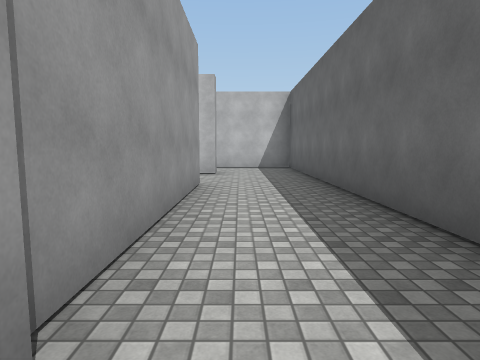
View 1 (above)

24 first-person views from a walk through a Unity game level. The camera is 1.4 m above the floor, tilts 6° down and sees 75° across. The floor is counted in squares, 2 m on a side. Each view is taken from the middle of a square. On the plan, view 1 faces up. The plan holds only what a view shows up to about 10 squares ahead; the rest is blank. The place goes on beyond the plan. The player character is not drawn. Surface patterns are stand-ins for the level's own textures.

View 2
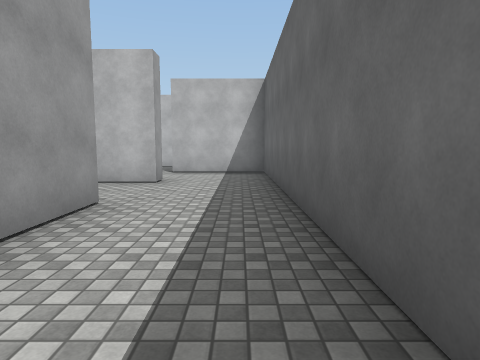

View 3
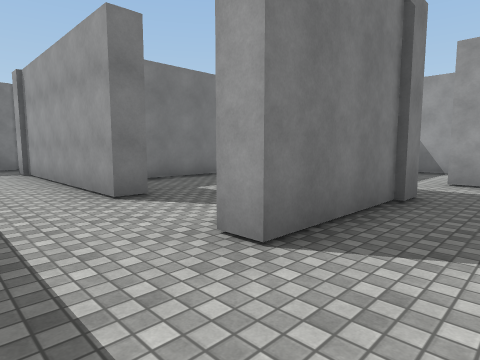

View 4
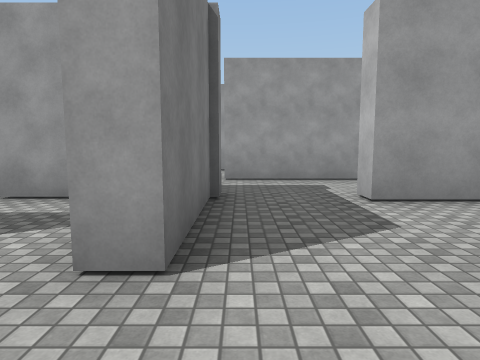

View 5
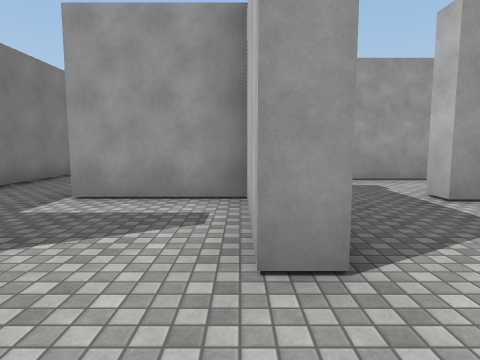

View 6
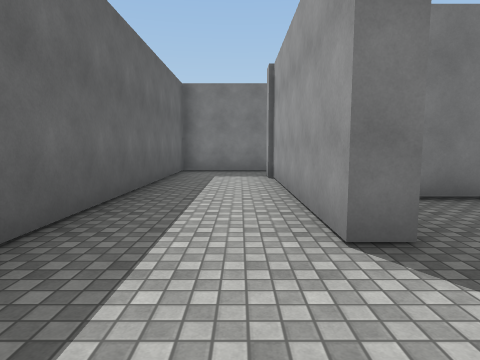

View 7
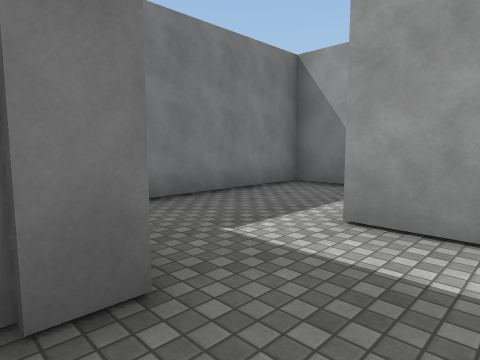

View 8
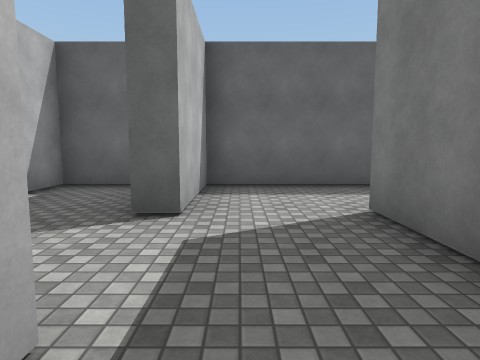

View 9
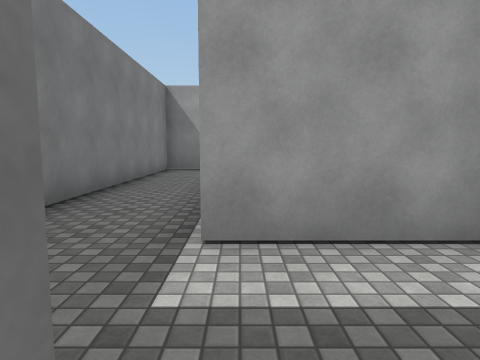

View 10
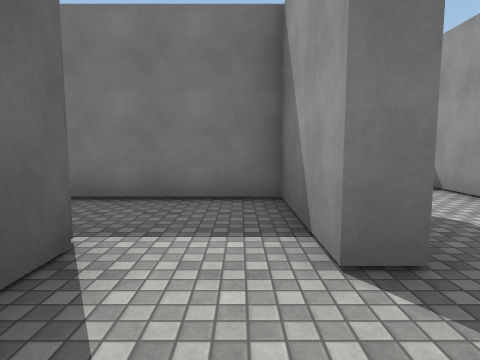

View 11
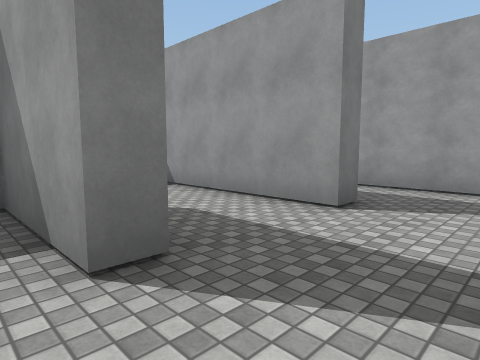

View 12
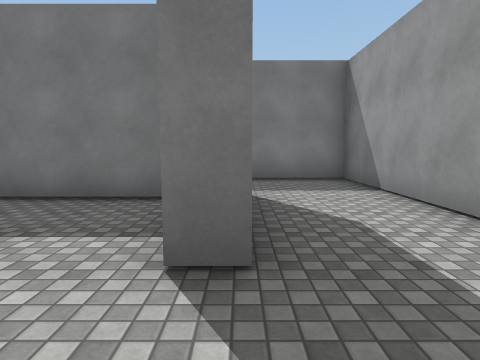

View 13
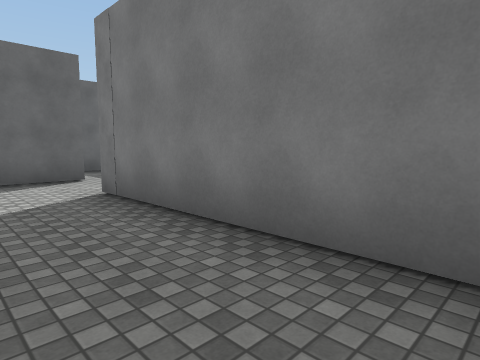

View 14
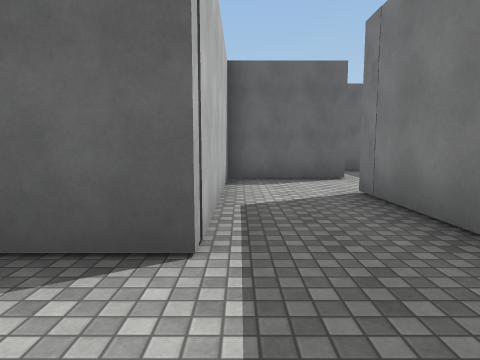

View 15
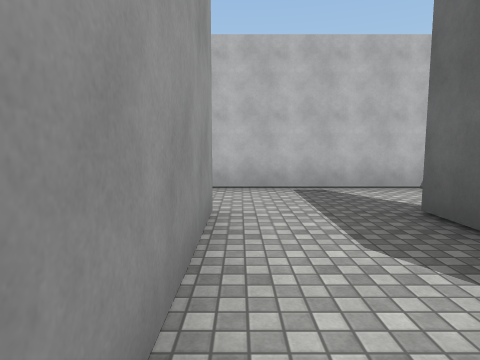

View 16
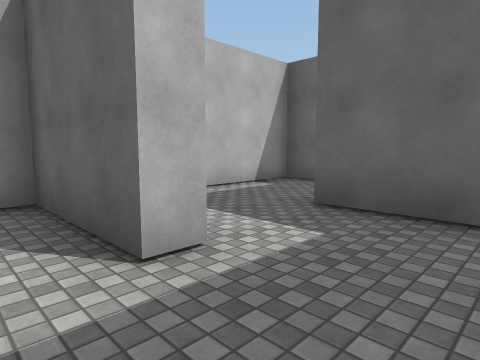

View 17
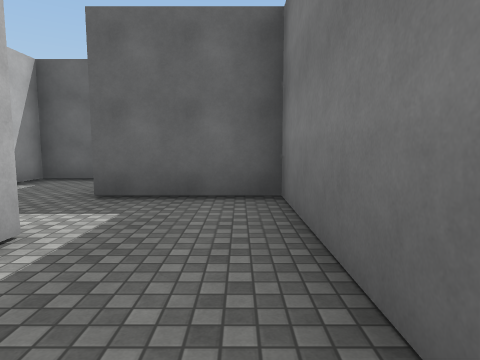

View 18
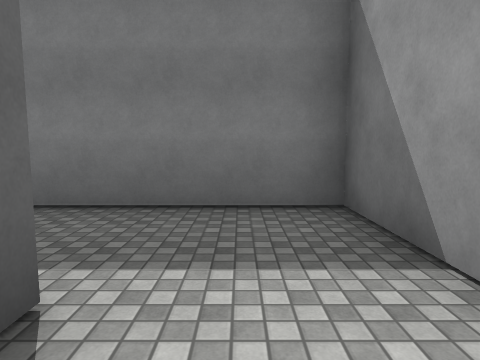

View 19
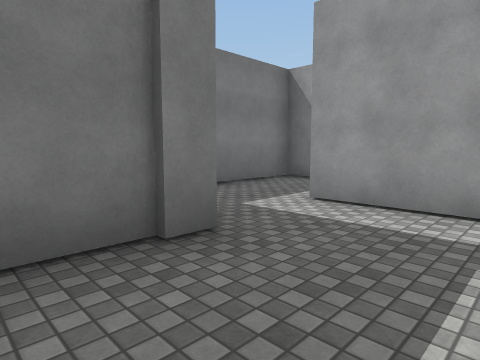

View 20
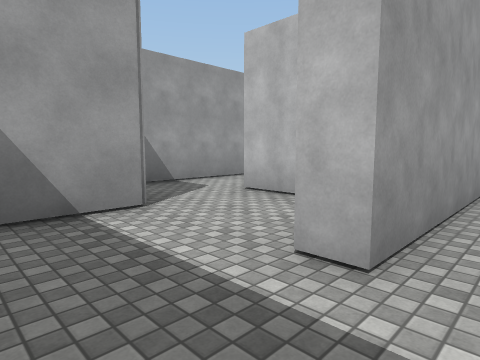

View 21
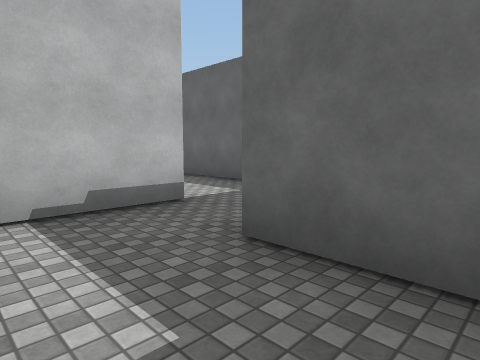

View 22
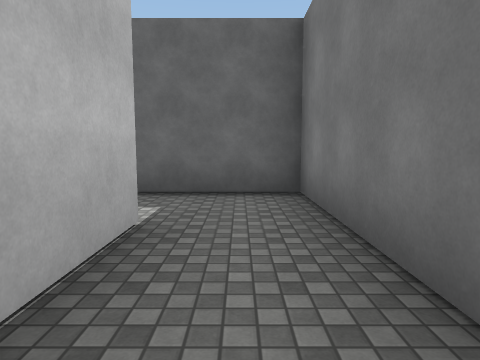

View 23
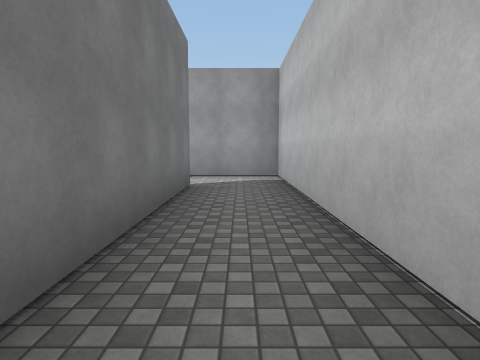

View 24
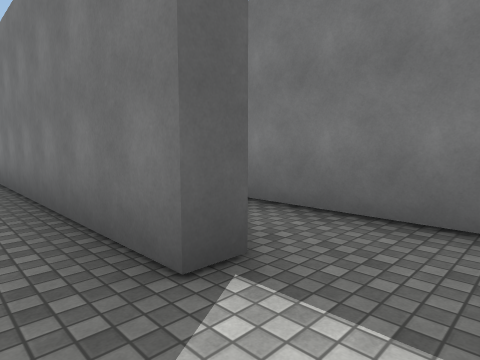

### Floor plan
Points are (right, up) in squares from view 1. A wall is a line through its corners. A room is listed if a view was taken in it or the views show most of it. See-through windows are left out.
Room 1 (views 1, 2, 9)
walls: (-1.4, 5.8) (-0.8, 5.8) (-0.8, 0.4); (-3.4, 3.8) (-2.4, 3.8); (-0.8, 8.1) (-3.2, 8.1) (-3.2, 5.6); (-1, -1.3) (1.7, -1.3) (1.7, 7.5)
ways out: opening at (0.5, 8) to room 2; opening at (-3, 5) to room 9; opening at (-1, 0) to room 11
Room 2 (views 3, 4, 5, 6)
walls: (1.7, 7.5) (1.7, 10.7) (-0.9, 10.7); (-2.5, 8.6) (-0.8, 8.6) (-0.8, 8.1)
ways out: opening at (0.5, 8) to room 1; opening at (-3, 9.5) to room 3; opening at (-1.5, 11)
Room 3 (views 7, 8, 20)
walls: (-3.8, 8.6) (-2.5, 8.6); (-3, 10.7) (-3.5, 10.7); (-5.7, 12.2) (-5.7, 8.7) (-6.2, 8.7); (-6.5, 6.3) (-5, 6.3)
ways out: opening at (-3, 9.5) to room 2; opening at (-6, 7.5) to room 13
Room 4 (views 10, 11, 12)
walls: (-11.1, 6.3) (-10.6, 6.3); (-9.8, 8.3) (-11.5, 8.3)
ways out: opening at (-11, 7.5) to room 5; opening at (-10, 6) to room 9
Room 5 (views 13, 14, 15, 18)
walls: (-13.3, 6.3) (-13.3, 1.2) (-8.1, 1.2); (-11.5, 8.3) (-13.5, 8.3); (-6.1, 0.7) (-6.1, 3.3) (-11.1, 3.3) (-11.1, 6.3)
ways out: opening at (-11, 7.5) to room 4; opening at (-7.5, 1) to room 6; opening at (-14, 7.5)
Room 6 (views 16, 17)
walls: (-8.2, 0.5) (-8.2, -1.6) (-6.4, -1.6)
ways out: opening at (-7.5, 1) to room 5; opening at (-6, -0.5) to room 12
Room 7 (view 19)
walls: (-3.7, 1.2) (-3.1, 1.2); (-3.2, 0.9) (-2.1, 0.9); (-5.7, 2.6) (-5.7, 0.7); (-1.3, 2.1) (-1.3, 3.3) (-3.6, 3.3)
ways out: opening at (-5, 1) to room 12
Room 8 (views 21, 22, 23, 24)
walls: (-8.7, -3.9) (-1.3, -3.9) (-1.3, -2.4); (-3.1, -2.1) (-10.6, -2.1) (-10.6, -4.2)
ways out: opening at (-2.5, -1.5) to room 11; opening at (-9.5, -4)
Room 9 (no view inside)
walls: (-8.9, 5.6) (-8.9, 6.6); (-10.6, 6.3) (-10.6, 3.8) (-3.4, 3.8)
ways out: opening at (-3, 5) to room 1; opening at (-10, 6) to room 4
Room 10 (no view inside)
walls: (-7.6, 10.7) (-8.8, 10.7)
ways out: opening at (-7.5, 9) to room 13; opening at (-9.5, 11)
Room 11 (no view inside)
walls: (-1.3, -2.4) (-1.3, -1.2); (-0.8, 0.4) (-2.6, 0.4)
ways out: opening at (-1, 0) to room 1; opening at (-2.5, -1.5) to room 8
Room 12 (no view inside)
walls: (-5.7, 0.7) (-6.1, 0.7); (-6.4, -1.6) (-3.7, -1.6) (-3.7, 1.2)
ways out: opening at (-6, -0.5) to room 6; opening at (-5, 1) to room 7
Room 13 (no view inside)
walls: (-8.4, 8.9) (-8.4, 6.3) (-6.5, 6.3)
ways out: opening at (-6, 7.5) to room 3; opening at (-7.5, 9) to room 10

Positions as (right, up) in squares from view 1, and headings:
1: (0, 0), facing up
2: (1, 2), facing up
3: (1, 10), facing down-left
4: (1, 9), facing left
5: (1, 8), facing left
6: (0, 8), facing down
7: (-3, 10), facing down-left
8: (-4, 10), facing right
9: (-1, 6), facing left
10: (-10, 8), facing down
11: (-10, 8), facing down-left
12: (-11, 8), facing down
13: (-13, 3), facing down-right
14: (-13, 3), facing right
15: (-13, 3), facing up
16: (-7, -1), facing up-right
17: (-8, -1), facing right
18: (-7, 2), facing down
19: (-2, 3), facing down-left
20: (-5, 7), facing up-left
21: (-3, -3), facing up-right
22: (-6, -3), facing right
23: (-3, -3), facing left
24: (-10, -3), facing down-right
